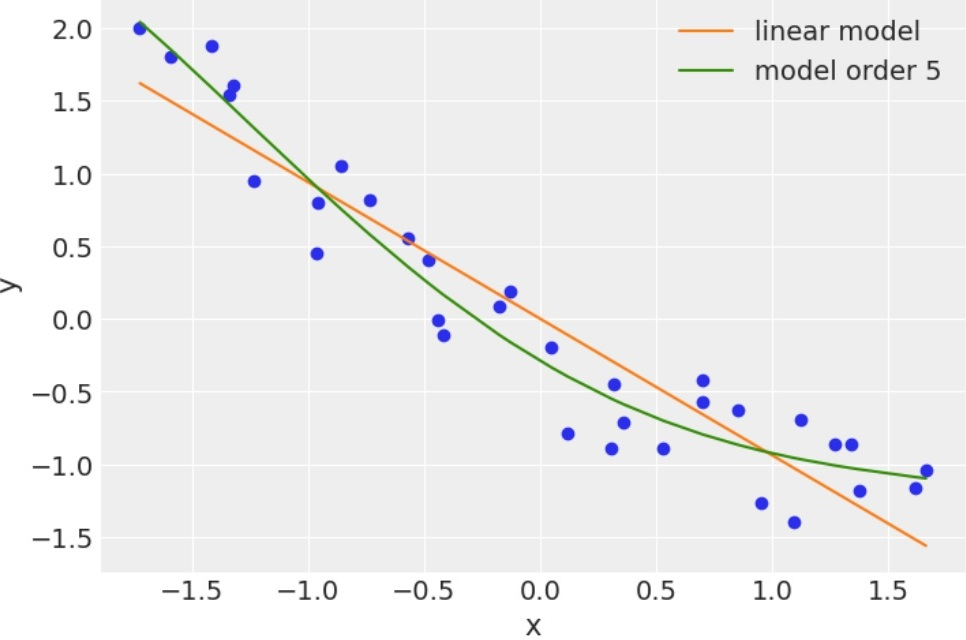

The script that drew this image:
import pymc3 as pm
import numpy as np
import scipy.stats as stats
import matplotlib.pyplot as plt
import arviz as az
#import theano
#theano.config.blas__ldflags = ''

az.style.use('arviz-darkgrid')
dummy_data = np.loadtxt('date.csv')
x_1 = dummy_data[:, 0]
y_1 = dummy_data[:, 1]

order = 5
x_1p = np.vstack([x_1**i for i
in range(1, order+1)])
x_1s = (x_1p - x_1p.mean(axis=1, keepdims=True))/x_1p.std(axis=1, keepdims=True)
y_1s = (y_1 - y_1.mean()) / y_1.std()
plt.scatter(x_1s[0], y_1s)
plt.xlabel('x')
plt.ylabel('y')

with pm.Model() as model_l:
    α = pm.Normal('α', mu=0, sd=1)
    β = pm.Normal('β', mu=0, sd=100)  # modificare: sd=100 în loc de sd=10
    ε = pm.HalfNormal('ε', 5)
    μ = α + β * x_1s[0]
    y_pred = pm.Normal('y_pred', mu=μ, sd=ε, observed=y_1s)
    idata_l = pm.sample(2000, return_inferencedata=True,chains=1)

with pm.Model() as model_p:
    α = pm.Normal('α', mu=0, sd=1)
    β = pm.Normal('β', mu=0, sd=10, shape=order)
    ε = pm.HalfNormal('ε', 5)
    μ = α + pm.math.dot(β, x_1s)
    y_pred = pm.Normal('y_pred', mu=μ, sd=ε, observed=y_1s)
    idata_p = pm.sample(2000, return_inferencedata=True,chains=1)

x_new = np.linspace(x_1s[0].min(), x_1s[0].max(), 100)
α_l_post = idata_l.posterior['α'].mean(("chain", "draw")).values
β_l_post = idata_l.posterior['β'].mean(("chain", "draw")).values
y_l_post = α_l_post + β_l_post * x_new
plt.plot(x_new, y_l_post, 'C1', label='linear model')
α_p_post = idata_p.posterior['α'].mean(("chain", "draw")).values
β_p_post = idata_p.posterior['β'].mean(("chain", "draw")).values
idx = np.argsort(x_1s[0])
y_p_post = α_p_post + np.dot(β_p_post, x_1s)
plt.plot(x_1s[0][idx], y_p_post[idx], 'C2', label=f'model order {order}')
plt.scatter(x_1s[0], y_1s, c='C0', marker='.')
plt.legend()
plt.show()
